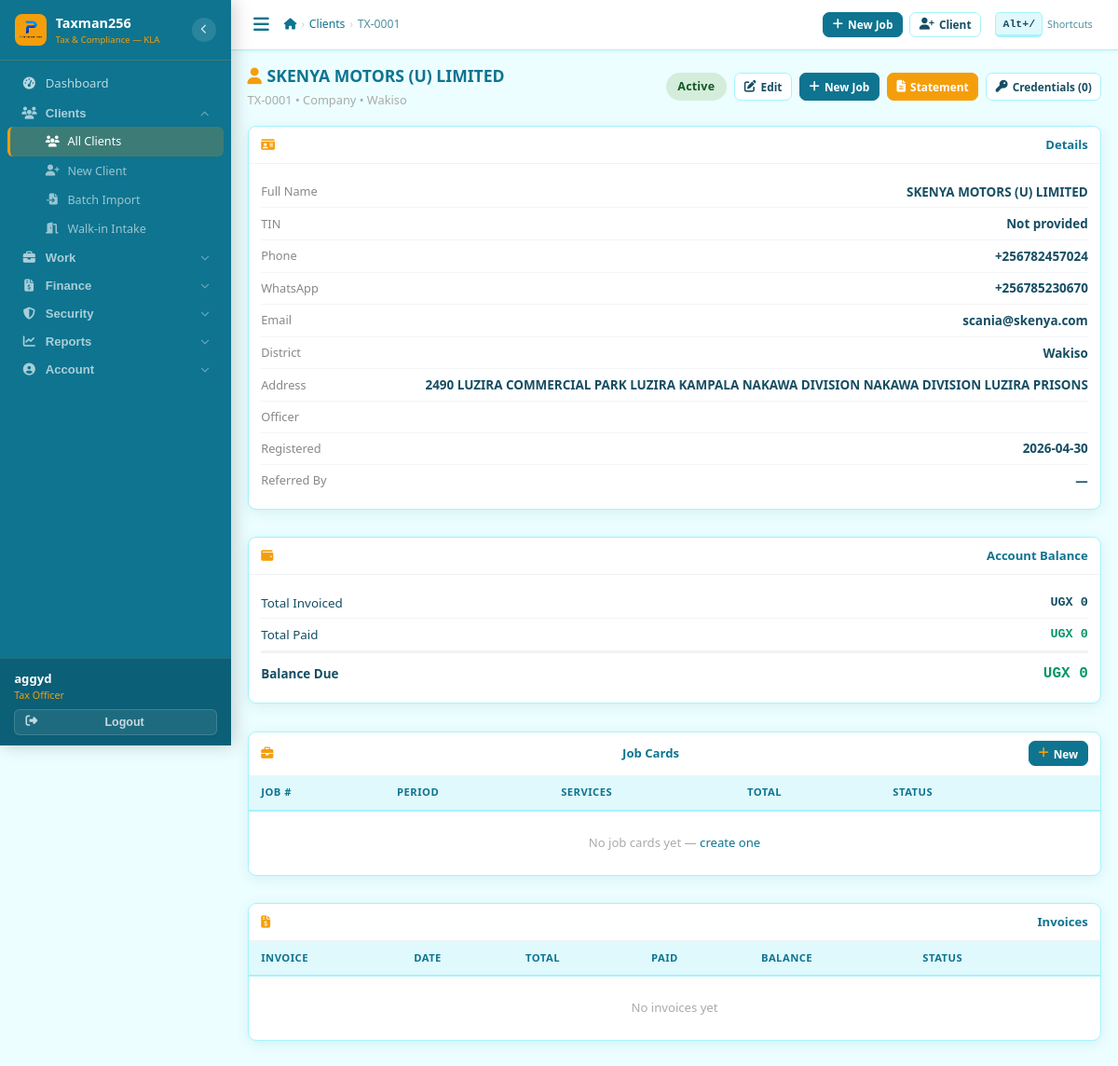
Page /clients/1/ (signed in) on the committed database.
### core/models.py (models this page shows, shortened)
class User(AbstractUser):
    ROLE_CHOICES = [
        ('receptionist', 'Receptionist'),
        ('tax_officer',  'Tax Officer'),
        ('senior_officer','Senior Officer'),
        ('manager',      'Manager'),
        ('admin',        'Admin'),
    ]
    THEME_CHOICES = [
        ('ocean',    'Ocean Teal'),
    ]
    role              = models.CharField(max_length=20, choices=ROLE_CHOICES, default='tax_officer')
    phone_whatsapp    = models.CharField(max_length=20, blank=True,
                                         help_text='WhatsApp number used for sending reminders (e.g. +256785230670)')
    email_notify      = models.EmailField(blank=True,
                                          help_text='Email used for sending communications (e.g. taxissues.go@gmail.com)')
    is_active_staff   = models.BooleanField(default=True)
    date_joined_firm  = models.DateField(null=True, blank=True)
    receive_debt_alerts = models.BooleanField(default=True,
                                               help_text='Receive Saturday/Monday debt reports')
    receive_task_reminders = models.BooleanField(default=True,
                                                  help_text='Receive reminders for incomplete tasks')
    ui_theme          = models.CharField(max_length=20, choices=THEME_CHOICES, default='ocean')

### clients/models.py (models this page shows, shortened)
class Client(models.Model):
    CLIENT_TYPE = [('individual','Individual'),('company','Company'),('ngo','NGO'),('partnership','Partnership')]
    STATUS = [('active','Active'),('dormant','Dormant'),('suspended','Suspended'),('blacklisted','Blacklisted')]
    client_id = models.CharField(max_length=20, unique=True, editable=False)
    client_type = models.CharField(max_length=20, choices=CLIENT_TYPE, default='individual')
    full_name = models.CharField(max_length=200)
    trading_name = models.CharField(max_length=200, blank=True)
    tin = models.CharField(max_length=50, blank=True, unique=False, verbose_name='TIN')
    phone_primary = models.CharField(max_length=20)
    phone_whatsapp = models.CharField(max_length=20, blank=True)
    email = models.EmailField(blank=True)
    physical_address = models.CharField(max_length=300, blank=True)
    district = models.CharField(max_length=100, default='Kampala')
    date_registered = models.DateField(auto_now_add=True)
    referred_by = models.ForeignKey('self', null=True, blank=True, on_delete=models.SET_NULL, related_name='referrals')
    assigned_officer = models.ForeignKey(User, on_delete=models.SET_NULL, null=True, related_name='assigned_clients')
    status = models.CharField(max_length=20, choices=STATUS, default='active')
    notes = models.TextField(blank=True)
    total_outstanding = models.DecimalField(max_digits=15, decimal_places=2, default=0)
    last_transaction_date = models.DateField(null=True, blank=True)
    created_by = models.ForeignKey(User, on_delete=models.SET_NULL, null=True, related_name='created_clients')
    created_at = models.DateTimeField(auto_now_add=True)
    updated_at = models.DateTimeField(auto_now=True)
    class Meta:
        ordering = ['-created_at']
    def get_display_name(self):
        return self.full_name

### clients/views.py (the view)
# urls.py: path('<int:pk>/',   views.client_detail,      name='detail'),
@login_required
def client_detail(request, pk):
    client = get_object_or_404(Client, pk=pk)
    job_cards = client.job_cards.prefetch_related('line_items').order_by('-created_at')[:20]
    invoices = client.invoices.order_by('-date_issued')[:20]
    total_invoiced = client.invoices.aggregate(s=Sum('grand_total'))['s'] or 0
    total_paid = client.invoices.aggregate(s=Sum('amount_paid'))['s'] or 0
    walkins = client.walkin_intakes.order_by('-visit_date')[:5]
    from credentials.models import ClientCredential
    from compliance.models import ComplianceObligation
    creds_count = ClientCredential.objects.filter(client=client).count()
    obligations = ComplianceObligation.objects.filter(client=client, is_active=True).select_related('service_type')
    details = [
        ('Full Name', client.full_name),
        ('TIN', client.tin or 'Not provided'),
        ('Phone', client.phone_primary),
        ('WhatsApp', client.phone_whatsapp or 'Same as phone'),
        ('Email', client.email or '—'),
        ('District', client.district),
        ('Address', client.physical_address or '—'),
        ('Officer', client.assigned_officer.get_full_name() if client.assigned_officer else '—'),
        ('Registered', str(client.date_registered)),
        ('Referred By', client.referred_by.get_display_name() if client.referred_by else '—'),
    ]
    return render(request, 'clients/client_detail.html', {
        'client': client, 'job_cards': job_cards, 'invoices': invoices,
        'total_invoiced': total_invoiced, 'total_paid': total_paid,
        'balance': total_invoiced - total_paid,
        'walkins': walkins, 'creds_count': creds_count,
        'obligations': obligations, 'details': details,
    })

### templates/clients/client_detail.html (shortened to what this page needs)
{% extends 'base.html' %}
{% block nav_clients %}active{% endblock %}
{% block breadcrumbs %}<li><a href="{% url 'clients:list' %}">Clients</a></li><li class="active">{{ client.client_id }}</li>{% endblock %}
{% block content %}
<div class="page-header">
  <div>
    <h4 class="page-title" style="margin-bottom:.1rem"><i class="fas fa-user"></i>{{ client.get_display_name }}</h4>
    <span style="color:#aaa;font-size:.8rem">{{ client.client_id }} &bull; {{ client.get_client_type_display }} &bull; {{ client.district }}</span>
  </div>
  <div class="d-flex gap-2 flex-wrap">
    <span class="badge badge-{{ client.status }}" style="padding:.35rem .8rem;font-size:.78rem">{{ client.get_status_display }}</span>
    <a href="{% url 'clients:edit' client.pk %}" class="btn btn-outline btn-sm"><i class="fas fa-edit"></i> Edit</a>
    <a href="{% url 'services:create' %}?client={{ client.pk }}" class="btn btn-primary btn-sm"><i class="fas fa-plus"></i> New Job</a>
    <a href="{% url 'documents:statement' client.pk %}" class="btn btn-gold btn-sm"><i class="fas fa-file-alt"></i> Statement</a>
    <a href="{% url 'credentials:list' %}?client={{ client.pk }}" class="btn btn-outline btn-sm"><i class="fas fa-key"></i> Credentials ({{ creds_count }})</a>
  </div>
</div>
<div class="layout-sidebar-main">
  <div class="stack">
    <div class="card-box card-compact">
      <div class="card-head"><i class="fas fa-id-card"></i>Details</div>
      <div class="card-body">
        {% for label, val in details %}
        <div class="stat-row"><span style="color:#888;font-size:.8rem">{{ label }}</span><span style="font-weight:600;font-size:.84rem">{{ val }}</span></div>
        {% endfor %}
      </div>
    </div>
    <div class="card-box card-compact">
      <div class="card-head"><i class="fas fa-wallet"></i>Account Balance</div>
      <div class="card-body">
        <div class="stat-row"><span>Total Invoiced</span><span class="ugx">UGX {{ total_invoiced|floatformat:0|intcomma }}</span></div>
        <div class="stat-row"><span>Total Paid</span><span class="ugx ugx-green">UGX {{ total_paid|floatformat:0|intcomma }}</span></div>
        <div class="stat-row" style="border-top:2px solid #f0f2f5;padding-top:.6rem">
          <span style="font-weight:700">Balance Due</span>
          <span class="ugx {% if balance > 0 %}ugx-red{% else %}ugx-green{% endif %}" style="font-weight:800;font-size:1rem">UGX {{ balance|floatformat:0|intcomma }}</span>
        </div>
      </div>
    </div>
  </div>
  <div class="stack">
    <div class="card-box card-compact" style="margin-bottom:1rem">
      <div class="card-head"><i class="fas fa-briefcase"></i>Job Cards<a href="{% url 'services:create' %}?client={{ client.pk }}" class="btn btn-primary btn-sm"><i class="fas fa-plus"></i>New</a></div>
      <div class="tbl-wrap">
        <table class="tbl">
          <thead><tr><th>Job #</th><th>Period</th><th>Services</th><th>Total</th><th>Status</th><th></th></tr></thead>
          <tbody>
            {% for job in job_cards %}
            <tr>
              <td><a href="{% url 'services:detail' job.pk %}" style="font-weight:700">{{ job.job_number }}</a></td>
              <td style="font-size:.8rem">{{ job.get_period_label }}</td>
              <td><span style="font-size:.78rem;color:#888">{{ job.line_items.count }} service(s)</span></td>
              <td class="ugx" style="font-size:.82rem">{{ job.total_fee|floatformat:0|intcomma }}</td>
              <td><span class="badge badge-{{ job.status }}">{{ job.get_status_display }}</span></td>
              <td><a href="{% url 'services:detail' job.pk %}" class="btn btn-outline btn-sm">View</a></td>
            </tr>
            {% empty %}
            <tr><td colspan="6" style="text-align:center;color:#aaa;padding:1.5rem">No job cards yet — <a href="{% url 'services:create' %}?client={{ client.pk }}">create one</a></td></tr>
            {% endfor %}
          </tbody>
        </table>
      </div>
    </div>
    <div class="card-box card-compact">
      <div class="card-head"><i class="fas fa-file-invoice-dollar"></i>Invoices</div>
      <div class="tbl-wrap">
        <table class="tbl">
          <thead><tr><th>Invoice</th><th>Date</th><th>Total</th><th>Paid</th><th>Balance</th><th>Status</th><th></th></tr></thead>
          <tbody>
            {% for inv in invoices %}
            <tr>
              <td><a href="{% url 'billing:detail' inv.pk %}" style="font-weight:700">{{ inv.invoice_number }}</a></td>
              <td style="font-size:.78rem">{{ inv.date_issued }}</td>
              <td class="ugx" style="font-size:.82rem">{{ inv.grand_total|floatformat:0|intcomma }}</td>
              <td class="ugx ugx-green" style="font-size:.82rem">{{ inv.amount_paid|floatformat:0|intcomma }}</td>
              <td class="ugx {% if inv.balance_due > 0 %}ugx-red{% endif %}" style="font-size:.82rem">{{ inv.balance_due|floatformat:0|intcomma }}</td>
              <td><span class="badge badge-{{ inv.status }}">{{ inv.get_status_display }}</span></td>
              <td><a href="{% url 'billing:detail' inv.pk %}" class="btn btn-outline btn-sm">View</a></td>
            </tr>
            {% empty %}
            <tr><td colspan="7" style="text-align:center;color:#aaa;padding:1.5rem">No invoices yet</td></tr>
            {% endfor %}
          </tbody>
        </table>
      </div>
    </div>
  </div>
</div>
{% endblock %}

### templates/base.html (shortened to what this page needs)
{% load static %}<!DOCTYPE html>
<html lang="en">
<head>
<link rel="stylesheet" href="https://cdnjs.cloudflare.com/ajax/libs/font-awesome/6.5.0/css/all.min.css">
<link rel="stylesheet" href="https://cdnjs.cloudflare.com/ajax/libs/select2/4.1.0-rc.0/css/select2.min.css">
<link rel="stylesheet" href="https://cdn.jsdelivr.net/npm/select2-bootstrap-5-theme@1.3.0/dist/select2-bootstrap-5-theme.min.css">
<link rel="stylesheet" href="https://cdnjs.cloudflare.com/ajax/libs/flatpickr/4.6.13/flatpickr.min.css">
<link rel="stylesheet" href="{% static 'css/app.css' %}?v=5">
</head>
<body data-theme="ocean">
{% if user.is_authenticated %}
<nav class="sidebar" id="sidebar">
  <div class="sb-brand">
    <div class="sb-icon"><img src="{% static 'icons/primeserver.png' %}" alt="Logo" style="width:100%;height:100%;object-fit:contain"></div>
    <div class="sb-brand-text">
      <div class="sb-brand-name">Taxman256</div>
      <div class="sb-brand-sub">Tax &amp; Compliance — KLA</div>
    </div>
    <button type="button" class="sb-toggle" id="sidebarToggle" title="Toggle sidebar">
      <i class="fas fa-chevron-left" id="sidebarToggleIcon"></i>
    </button>
  </div>
  <div class="sb-scroll">
    <a href="{% url 'dashboard:index' %}" class="sb-link {% block nav_dash %}{% endblock %}" title="Dashboard">
      <i class="fas fa-tachometer-alt"></i>
      <span class="sb-lbl">Dashboard</span>
    </a>
    <div class="sb-group" id="grp-clients">
      <button type="button" class="sb-group-hd" data-grp="grp-clients" data-href="{% url 'clients:list' %}" title="Clients">
        <i class="fas fa-users"></i>
        <span class="sb-lbl">Clients</span>
        <i class="fas fa-chevron-down sb-arrow"></i>
      </button>
      <div class="sb-sub" id="sub-clients">
        <a href="{% url 'clients:list' %}"   class="sb-link {% block nav_clients %}{% endblock %}" title="All Clients"><i class="fas fa-users"></i><span class="sb-lbl">All Clients</span></a>
        <a href="{% url 'clients:create' %}" class="sb-link {% block nav_cnew %}{% endblock %}"   title="New Client"><i class="fas fa-user-plus"></i><span class="sb-lbl">New Client</span></a>
        <a href="{% url 'clients:import' %}" class="sb-link {% block nav_import %}{% endblock %}" title="Batch Import"><i class="fas fa-file-import"></i><span class="sb-lbl">Batch Import</span></a>
        <a href="{% url 'clients:walkin' %}" class="sb-link" title="Walk-in Intake"><i class="fas fa-door-open"></i><span class="sb-lbl">Walk-in Intake</span></a>
      </div>
    </div>
    <div class="sb-group" id="grp-work">
      <button type="button" class="sb-group-hd" data-grp="grp-work" data-href="{% url 'services:list' %}" title="Work">
        <i class="fas fa-briefcase"></i>
        <span class="sb-lbl">Work</span>
        <i class="fas fa-chevron-down sb-arrow"></i>
      </button>
    </div>
    <div class="sb-group" id="grp-finance">
      <button type="button" class="sb-group-hd" data-grp="grp-finance" data-href="{% url 'billing:list' %}" title="Finance">
        <i class="fas fa-file-invoice-dollar"></i>
        <span class="sb-lbl">Finance</span>
        <i class="fas fa-chevron-down sb-arrow"></i>
      </button>
    </div>
    <div class="sb-group" id="grp-security">
      <button type="button" class="sb-group-hd" data-grp="grp-security" data-href="{% url 'credentials:list' %}" title="Security">
        <i class="fas fa-shield-alt"></i>
        <span class="sb-lbl">Security</span>
        <i class="fas fa-chevron-down sb-arrow"></i>
      </button>
    </div>
    <div class="sb-group" id="grp-reports">
      <button type="button" class="sb-group-hd" data-grp="grp-reports" data-href="{% url 'documents:price_list' %}" title="Reports">
        <i class="fas fa-chart-line"></i>
        <span class="sb-lbl">Reports</span>
        <i class="fas fa-chevron-down sb-arrow"></i>
      </button>
    </div>
    <div class="sb-group" id="grp-account">
      <button type="button" class="sb-group-hd" data-grp="grp-account" data-href="{% url 'core:settings' %}" title="Account">
        <i class="fas fa-user-circle"></i>
        <span class="sb-lbl">Account</span>
        <i class="fas fa-chevron-down sb-arrow"></i>
      </button>
    </div>
  </div>
  <div class="sb-footer">
    <div class="sb-user-info">
      <div class="sb-uname">{{ user.get_full_name|default:user.username }}</div>
      <div class="sb-urole">{{ user.get_role_display }}{% if user.phone_whatsapp %} · {{ user.phone_whatsapp }}{% endif %}</div>
    </div>
    <form method="post" action="{% url 'logout' %}" style="margin:0">{% csrf_token %}
      <button type="submit" class="sb-logout-btn">
        <i class="fas fa-sign-out-alt"></i><span class="sb-lbl"> Logout</span>
      </button>
    </form>
  </div>
</nav>
<div class="main">
  <div class="topbar">
    <div class="topbar-l">
      <button class="hamburger" id="hamburger" aria-label="Menu"><i class="fas fa-bars"></i></button>
      <nav aria-label="breadcrumb"><ol class="bc">
        <li><a href="{% url 'dashboard:index' %}"><i class="fas fa-home"></i></a></li>
        {% block breadcrumbs %}{% endblock %}
      </ol></nav>
    </div>
    <div class="topbar-r">
      <a href="{% url 'services:create' %}" class="btn btn-primary btn-sm"><i class="fas fa-plus"></i> New Job</a>
      <a href="{% url 'clients:create' %}"  class="btn btn-outline btn-sm d-xs-none"><i class="fas fa-user-plus"></i> Client</a>
      <span class="kb-hint d-xs-none" onclick="window.txShowShortcuts&&window.txShowShortcuts()" title="Keyboard shortcuts">
        <kbd>Alt+/</kbd> Shortcuts
      </span>
    </div>
  </div>
  <div class="page-body">{% block content %}{% endblock %}</div>
</div>
{% else %}{% block auth_content %}{% endblock %}{% endif %}
</body>
</html>

### rows in the picture
User: get_full_name "aggyd", role "Tax Officer"
Client: client_id "TX-0001", get_display_name "SKENYA MOTORS (U) LIMITED", client_type "Company", district "Wakiso", status "Active", details "SKENYA MOTORS (U) LIMITED" "+256782457024" "+256785230670" "scania@skenya.com" "Wakiso" "2490 LUZIRA COMMERCIAL PARK LUZIRA KAMPALA NAKAWA DIVISION NAKAWA DIVISION LUZIRA PRISONS"

### other values in the picture
{{ creds_count }} "0"
{{ label }} "Full Name" "TIN" "Phone" "WhatsApp" "Email" "District" "Address" "Officer" "Registered" "Referred By"
{{ val }} "Not provided" "2026-04-30" "—"
{{ total_invoiced|floatformat:0|intcomma }} "0"
{{ total_paid|floatformat:0|intcomma }} "0"
{{ balance|floatformat:0|intcomma }} "0"
